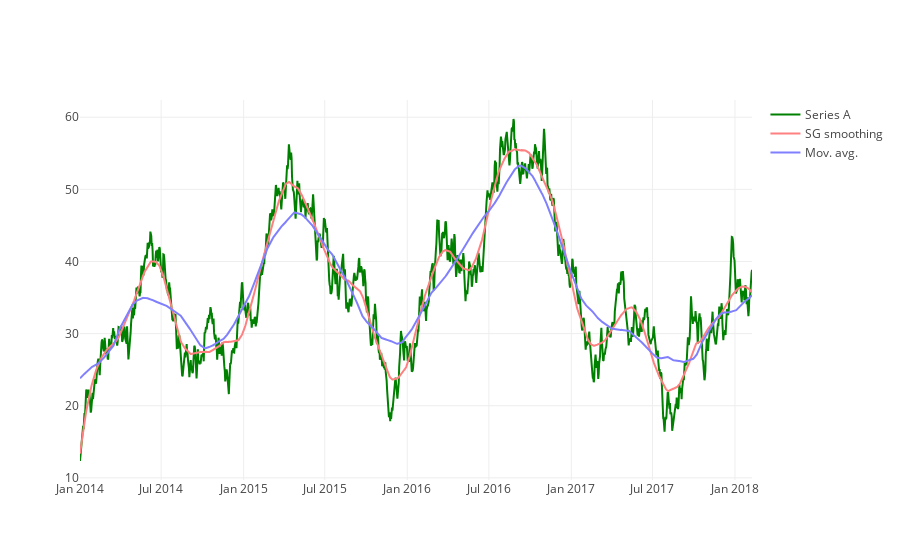

Notebook source saved alongside this figure:
### Markdown cell above
**Smoothing the data:**
    
This shows a couple of ways of smoothing the data, using a moving average and using a *Savitzky-Golay filter* (which here gives a nicer result, I believe).

You can change the window size and see how that changes the smoothed curve; try using 50 for example. For smaller window sizes the smoothed curve will follow the data more closely, but be less picturesque.

Notice that *just like in Analytics*, you can hide a series by clicking it in the legend.

### Code cell
#MA_smoothed_A = df['A']
#SG_smoothed_A = df['A']

from scipy.signal import savgol_filter

SG_smoothed_A = savgol_filter(df['A'].values, window_length=151, polyorder=3)
MA_smoothed_A = df['A'].rolling(window=151, min_periods = 1, center=True).mean()

figure = {
    'data': [
        {
            'y': df['A'],
            'x': df['Date'],
            'name': "Series A",
            'line': {'color': "rgb(0, 128, 0)"}
        },
        {
            'y': SG_smoothed_A,
            'x': df['Date'],
            'name': "SG smoothing",
            'line': {'color': "rgb(255, 128, 128)"}
        },
        {
            'y': MA_smoothed_A,
            'x': df['Date'],
            'name': "Mov. avg.",
            'line': {'color': "rgb(128, 128, 255)"}            
        }]
}

iplot(figure)

### Figure 1 — Plotly figure (JSON) as saved in the notebook; plotly's stock layout.template omitted (floating-point values rounded to 4 significant figures; data arrays with more than 128 entries replaced by an {"elided": "..."} marker saying what was removed)
{"data": [{"line": {"color": "rgb(0, 128, 0)"}, "name": "Series A", "type": "scatter", "uid": "266d86a5-b2e8-4dc8-bc62-c9eb3c289e62", "x": {"elided": "1500 str values"}, "y": {"elided": "1500 float values"}}, {"line": {"color": "rgb(255, 128, 128)"}, "name": "SG smoothing", "type": "scatter", "uid": "f15f1a36-95a2-4088-8cb0-55d64a1409ec", "x": {"elided": "1500 str values"}, "y": {"elided": "1500 float values"}}, {"line": {"color": "rgb(128, 128, 255)"}, "name": "Mov. avg.", "type": "scatter", "uid": "c8805db3-6351-41cf-a65a-c2510101de1e", "x": {"elided": "1500 str values"}, "y": {"elided": "1500 float values"}}], "layout": {}}
